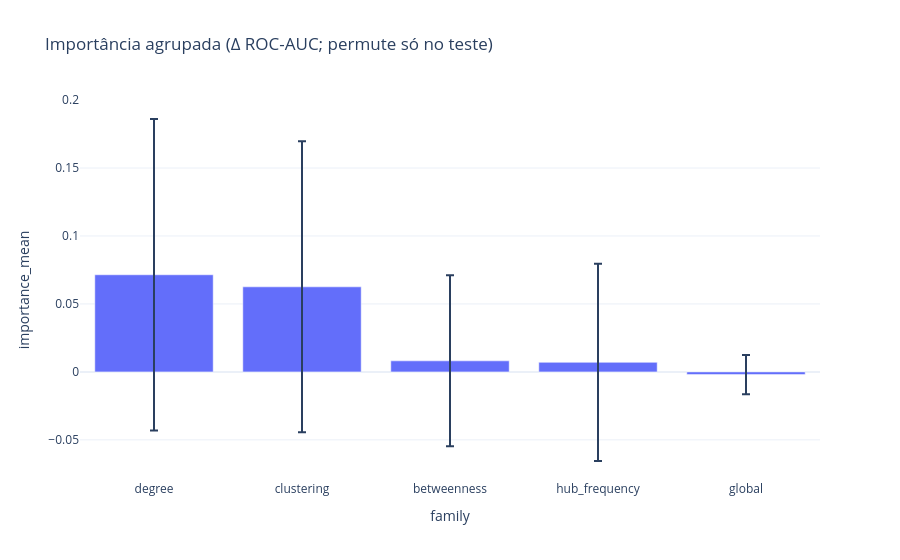

Notebook source saved alongside this figure:
### Code cell
fig_fam = px.bar(
    df_fam,
    x="family",
    y="importance_mean",
    error_y="importance_std",
    title="Importância agrupada (Δ ROC-AUC; permute só no teste)",
)
fig_fam.update_layout(template="plotly_white", hovermode=False)
fig_fam.show(config={"displayModeBar": False})

top_family = df_fam.iloc[0]["family"]
top_family_cols = family_columns(FEATURE_COLS, top_family)
print(f"Família dominante: {top_family} ({len(top_family_cols)} colunas)")

col_rows = []
for col in top_family_cols:
    drops = []
    for est, base, (X_te, y_te) in zip(fitted, baselines, test_slices):
        for _ in range(N_PERM_IMPORTANCE):
            Xp = X_te.copy()
            Xp[col] = rng.permutation(Xp[col].to_numpy())
            drops.append(base - auc_decision(est, Xp, y_te))
    drops = np.asarray(drops, dtype=float)
    col_rows.append(
        {
            "feature": col,
            "importance_mean": float(drops.mean()),
            "importance_std": float(drops.std()),
        }
    )

df_col = pd.DataFrame(col_rows).sort_values("importance_mean", ascending=False)
df_col_top = df_col.head(TOP_K_FEATURES).copy()

def feature_to_electrode(feat: str):
    for prefix in (
        "degree_",
        "clustering_",
        "betweenness_",
        "hub_frequency_",
    ):
        if feat.startswith(prefix):
            elect = feat[len(prefix) :]
            if elect and not elect.isdigit():
                return elect, electrode_region(elect)
    return None, None


mapped = df_col_top["feature"].apply(feature_to_electrode)
df_col_top["electrode"] = [m[0] for m in mapped]
df_col_top["region"] = [m[1] for m in mapped]
df_col_top

### Figure 1 — Plotly figure (JSON) as saved in the notebook; plotly's stock layout.template omitted (floating-point values rounded to 4 significant figures)
{"data": [{"error_y": {"array": [0.1146, 0.107, 0.06291, 0.07258, 0.0145]}, "hovertemplate": "family=%{x}<br>importance_mean=%{y}<extra></extra>", "legendgroup": "", "marker": {"color": "#636efa", "pattern": {"shape": ""}}, "name": "", "orientation": "v", "showlegend": false, "textposition": "auto", "type": "bar", "x": ["degree", "clustering", "betweenness", "hub_frequency", "global"], "xaxis": "x", "y": [0.07145, 0.06257, 0.008119, 0.007024, -0.002], "yaxis": "y"}], "layout": {"barmode": "relative", "hovermode": false, "legend": {"tracegroupgap": 0}, "title": {"text": "Importância agrupada (Δ ROC-AUC; permute só no teste)"}, "xaxis": {"anchor": "y", "domain": [0, 1], "title": {"text": "family"}}, "yaxis": {"anchor": "x", "domain": [0, 1], "title": {"text": "importance_mean"}}}}
